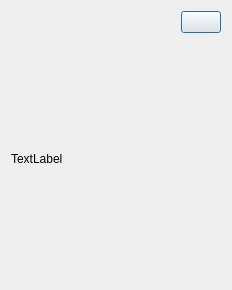
<?xml version="1.0" encoding="UTF-8"?>
<ui version="4.0">
 <class>DialogAfficheImageProduit</class>
 <widget class="QDialog" name="DialogAfficheImageProduit">
  <property name="geometry">
   <rect>
    <x>0</x>
    <y>0</y>
    <width>232</width>
    <height>290</height>
   </rect>
  </property>
  <property name="windowTitle">
   <string>Affiche image</string>
  </property>
  <property name="windowIcon">
   <iconset resource="ressources.qrc">
    <normaloff>:/images/docs/emblem-web.png</normaloff>:/images/docs/emblem-web.png</iconset>
  </property>
  <layout class="QVBoxLayout" name="verticalLayout">
   <item>
    <layout class="QHBoxLayout" name="horizontalLayout">
     <item>
      <spacer name="horizontalSpacer">
       <property name="orientation">
        <enum>Qt::Horizontal</enum>
       </property>
       <property name="sizeHint" stdset="0">
        <size>
         <width>40</width>
         <height>20</height>
        </size>
       </property>
      </spacer>
     </item>
     <item>
      <widget class="QPushButton" name="pushButton">
       <property name="text">
        <string/>
       </property>
       <property name="icon">
        <iconset resource="ressources.qrc">
         <normaloff>:/images/docs/edit-delete.png</normaloff>:/images/docs/edit-delete.png</iconset>
       </property>
      </widget>
     </item>
    </layout>
   </item>
   <item>
    <widget class="QLabel" name="labelImage">
     <property name="text">
      <string>TextLabel</string>
     </property>
    </widget>
   </item>
  </layout>
 </widget>
 <resources>
  <include location="ressources.qrc"/>
 </resources>
 <connections/>
</ui>
